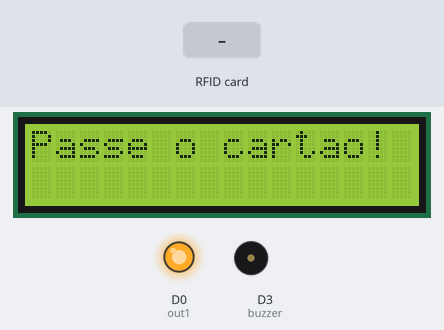
A sketch run on a simulated ESP8266 (NodeMCU). On the bench: 16×2 character LCD, output pins drawn as LEDs (lit = HIGH), buzzer (waves = sounding). The test bench sets the inputs (shaded band). WiFi joins after 1.5 s; servers stay silent unless stated; uploads are accepted with an empty reply; EEPROM starts erased; what the sketch prints to the serial monitor is not drawn.

Above: at 3.8 s.
3.9 s: RFID card 5E 7A 19 C4 held to the reader
At 4.16 s:
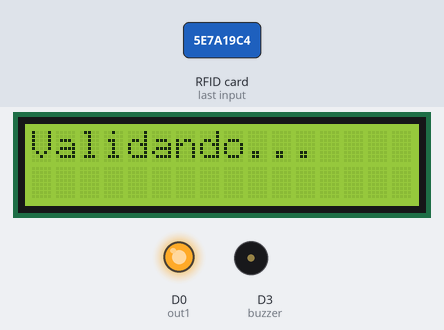
At 5.5 s:
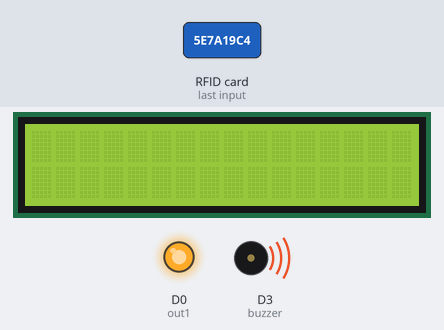
Timing chart, 0 to 7.3 s (numbered marks = the images above; inputs shaded):
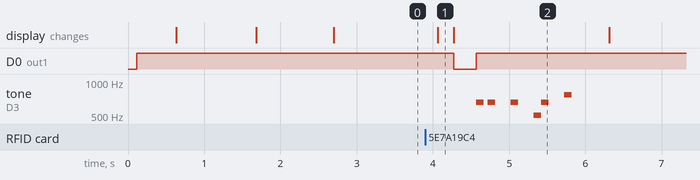

Measured:
- after the input at 3.9 s, D0 (out1): HIGH → LOW after 0.37 s, → HIGH 0.30 s later; tone on D3 (buzzer): plays 660 Hz for 0.10 s, 660 Hz for 0.10 s, 660 Hz for 0.10 s, 510 Hz for 0.10 s, 660 Hz for 0.10 s, 770 Hz for 0.10 s, starting after 0.67 s; the display: changes after 0.17 s (image 1)

The sketch:

nodemcu2.ino
```cpp
#include <Wire.h>
#include <EEPROM.h>
#include <ESP8266HTTPClient.h>
#include <ESP8266WiFi.h>
#include <LiquidCrystal_I2C.h>
#define SS_PIN D4
#define RST_PIN D8      //Não conectar esse pino na placa rc522, da erro ao gravar a placa
#include <SPI.h>
#include <MFRC522.h>
#define out1  16       // Saida D0 de 0V para rele de creditos
//#define out2         // Saida D3 de 0V para led vermelho indicador de erro
#define buzzer D3

//////////////////////////// DADOS PARA PREENCHER /////////////////////////

char* rede = "Menezes apolinario";     // Digite o nome da rede wifi entre "aspas"
char* senha = "melque01"; // Digite a senha da rede wifi entre "aspas"
String token = "eyJ0eXAiOiJKV1QiLCJhbGciOiJIUzI1NiJ9.eyJpZF9tYXF1aW5hIjo5LCJjb250cm9sX3N0ciI6InNPN2JacEVrVXd3In0.n3iRxd8GLZ45Yyx9kldbLlFGAb1a3zgV7frjnIF8VfM";

/////////////////////////////////////////////////////////////////////////
LiquidCrystal_I2C lcd(0x3F, 16, 2);
MFRC522 mfrc522(SS_PIN, RST_PIN);
int statuss = 0;
int out = 0;


struct responseHttp {
  int sts;
  String content;
};
struct responseHttp resp;


void setup()
{
  Serial.begin(9600);
  WiFi.begin(rede, senha);
  SPI.begin();
  mfrc522.PCD_Init();
  EEPROM.begin(512);

 lcd.init();   // INICIALIZA O DISPLAY LCD
 lcd.backlight(); // HABILITA O BACKLIGHT (LUZ DE FUNDO)

  pinMode(out1, OUTPUT);
  //pinMode(out2, OUTPUT);

  digitalWrite(out1, HIGH);


  //digitalWrite(out2, HIGH);
  connectaWifi();
  //Serial.println();
  //Serial.println(EEPROM.read(10));

}

void loop() {
  printLcd(0, 0, "Passe o cartao!", true);

  String tag = "";
  connectaWifi();

  tag = readCard();
  if (tag != "") {
    printLcd(0, 0, "Validando...", true);
    validate(tag);
  }
}

void validate(String tag) {

  String link = "";
  Serial.println(tag);
  link = "/validate?tag=" + tag + "&token=" + token;

  resp = httpGet(link);

  Serial.println(resp.sts);
  Serial.println(resp.content);

  if (resp.sts == 200) {
    String nome = getValue(resp.content, '\n', 0);
    String text = getValue(resp.content, '\n', 1);

    printLcd(0, 0, nome, true);
    printLcd(0, 1, text, false);
    credito();
  } else {
    printLcd(0, 0, "=====ERROR=====", true);
    printLcd(0, 1, resp.content, false);
    mario2();
    delay(1000);
  }
}
```

funcoes.ino
```cpp
void connectaWifi() {
  while (WiFi.status() != WL_CONNECTED) {
    delay(500);
    Serial.print("Conectando ao wifi ");
    Serial.print(rede);
    Serial.print(" Senha ");
    Serial.println(senha);
    printLcd(0, 0, "Conectando... ", true);
    if (WiFi.status() == WL_CONNECTED)
    {
      Serial.println("Conectado");
      printLcd(0, 0, "Conectado ", true);
      delay(1000);
    }
  }
}


String readCard() {
  String cont = "";

  while ( ! mfrc522.PICC_IsNewCardPresent() or !mfrc522.PICC_ReadCardSerial()) {
    delay(200);
  }

  for (byte i = 0; i < mfrc522.uid.size; i++) {
    cont.concat(String(mfrc522.uid.uidByte[i], HEX));
  }
  cont.toUpperCase();
  return cont;
}

void credito() {
  digitalWrite(out1, LOW);
  //tone(buzzer, 100, 1000);
  delay(300);           // Tempo em ms que o relê fica acionado para gerar o credito
  digitalWrite(out1, HIGH);
  mario1();

}

struct responseHttp httpGet(String link) {
  struct responseHttp response;
  String fixedUrl = "http://www.arcadetag.com.br/api";
  HTTPClient http;

  http.setTimeout(5*1000);
  http.begin(fixedUrl + link);
  http.addHeader("Content-Type", "text/plain");
  int httpCode = http.GET();
  String resposta = http.getString();

  response.sts = httpCode;
  response.content = resposta;

  http.end();

  return response;
}

String getValue(String data, char separator, int index)
{
    int found = 0;
    int strIndex[] = { 0, -1 };
    int maxIndex = data.length() - 1;

    for (int i = 0; i <= maxIndex && found <= index; i++) {
        if (data.charAt(i) == separator || i == maxIndex) {
            found++;
            strIndex[0] = strIndex[1] + 1;
            strIndex[1] = (i == maxIndex) ? i+1 : i;
        }
    }
    return found > index ? data.substring(strIndex[0], strIndex[1]) : "";
}

void printLcd(int x, int y, String text, bool clr) {
  if (clr) {
    lcd.clear();
  }
  lcd.setCursor(x, y);
  lcd.print(text);
}
```

som.ino
```cpp
void mario1()
{
  tone(buzzer, 660, 100);
  delay(150);
  tone(buzzer, 660, 100);
  delay(300);
  tone(buzzer, 660, 100);
  delay(300);
  tone(buzzer, 510, 100);
  delay(100);
  tone(buzzer, 660, 100);
  delay(300);
  tone(buzzer, 770, 100);
  delay(550);
}

void mario2()
{
  tone(buzzer, 380, 100);
  delay(150);
  tone(buzzer, 430, 100);
  delay(150);


}
```
